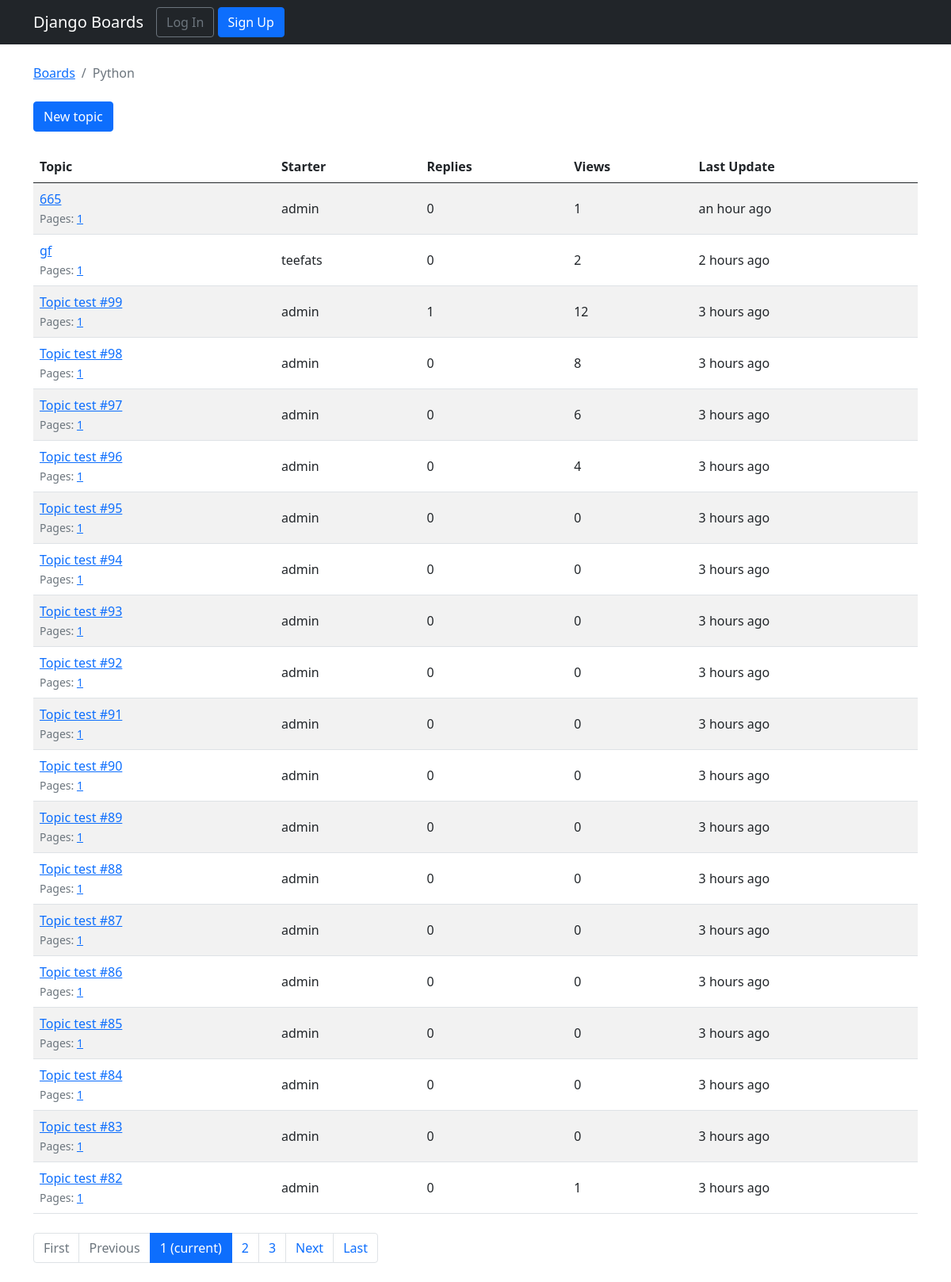
The page /boards/2/ on the database its author committed.
### boards/models.py (models this page shows, shortened)
class Board(models.Model):
    name = models.CharField(max_length=30, unique=True)
    description= models.CharField(max_length=100)

class Topic(models.Model):
    subject= models.CharField(max_length=255)
    last_updated = models.DateTimeField(auto_now_add=True)
    board = models.ForeignKey(Board, related_name= 'topics', on_delete=CASCADE)
    starter = models.ForeignKey(User, related_name='topics', on_delete=CASCADE)
    views = models.PositiveIntegerField(default=0)
    def get_page_count(self):
        count = self.posts.count()
        pages = count / 20
        return math.ceil(pages)
    def has_many_pages(self, count=None):
        if count is None:
            count = self.get_page_count()
        return count > 6
    def get_page_range(self):
        count = self.get_page_count()
        if self.has_many_pages(count):
            return range(1, 5)
        return range(1, count + 1)

### boards/views.py (the view)
# urls.py: url(r'^boards/(?P<pk>\d+)/$', views.TopicListView.as_view(), name='board_topics'),
class TopicListView(ListView):
    model = Topic
    context_object_name = 'topics'
    template_name = 'topics.html'
    paginate_by = 20
    def get_context_data(self, **kwargs):
        kwargs['board'] = self.board
        return super().get_context_data(**kwargs)
    def get_queryset(self):
        self.board = get_object_or_404(Board, pk=self.kwargs.get('pk'))
        queryset = self.board.topics.order_by('-last_updated').annotate(replies=Count('posts') - 1)
        return queryset

### templates/topics.html (shortened to what this page needs)
{% extends 'base.html' %}
{% load humanize %}
{% block breadcrumb %}
  <li class="breadcrumb-item"><a href="{% url 'home' %}">Boards</a></li>
  <li class="breadcrumb-item active">{{ board.name }}</li>
{% endblock %}
{% block content %}
  <div class="mb-4">
    <a href="{% url 'new_topic' board.pk %}" class="btn btn-primary">New topic</a>
  </div>
  <table class="table table-striped mb-4">
    <thead class="thead-inverse">
      <tr>
        <th>Topic</th>
        <th>Starter</th>
        <th>Replies</th>
        <th>Views</th>
        <th>Last Update</th>
      </tr>
    </thead>
    <tbody>
      {% for topic in topics %}
        {% url 'topic_posts' board.pk topic.pk as topic_url %}
        <tr>
          <td>
            <p class="mb-0">
              <a href="{{ topic_url }}">{{ topic.subject }}</a>
            </p>
            <small class="text-muted">
              Pages:
              {% for i in topic.get_page_range %}
                <a href="{{ topic_url }}?page={{ i }}">{{ i }}</a>
              {% endfor %}
            </small>
          </td>
          <td class="align-middle">{{ topic.starter.username }}</td>
          <td class="align-middle">{{ topic.replies }}</td>
          <td class="align-middle">{{ topic.views }}</td>
          <td class="align-middle">{{ topic.last_updated|naturaltime }}</td>
        </tr>
      {% endfor %}
    </tbody>
  </table>
  {% include 'includes/pagination.html' %}
{% endblock %}

### rows shown on the page
Board: name "Python"
Topic: subject "665", get_page_range "1", starter.username "admin", replies "0", views "1", last_updated "an hour ago"
Topic: subject "gf", get_page_range "1", starter.username "teefats", replies "0", views "2", last_updated "2 hours ago"
Topic: subject "Topic test #99", get_page_range "1", starter.username "admin", replies "1", views "12", last_updated "3 hours ago"
Topic: subject "Topic test #98", get_page_range "1", starter.username "admin", replies "0", views "8", last_updated "3 hours ago"
Topic: subject "Topic test #97", get_page_range "1", starter.username "admin", replies "0", views "6", last_updated "3 hours ago"
Topic: subject "Topic test #96", get_page_range "1", starter.username "admin", replies "0", views "4", last_updated "3 hours ago"
Topic: subject "Topic test #95", get_page_range "1", starter.username "admin", replies "0", views "0", last_updated "3 hours ago"
Topic: subject "Topic test #94", get_page_range "1", starter.username "admin", replies "0", views "0", last_updated "3 hours ago"
Topic: subject "Topic test #93", get_page_range "1", starter.username "admin", replies "0", views "0", last_updated "3 hours ago"
Topic: subject "Topic test #92", get_page_range "1", starter.username "admin", replies "0", views "0", last_updated "3 hours ago"
Topic: subject "Topic test #91", get_page_range "1", starter.username "admin", replies "0", views "0", last_updated "3 hours ago"
Topic: subject "Topic test #90", get_page_range "1", starter.username "admin", replies "0", views "0", last_updated "3 hours ago"
Topic: subject "Topic test #89", get_page_range "1", starter.username "admin", replies "0", views "0", last_updated "3 hours ago"
Topic: subject "Topic test #88", get_page_range "1", starter.username "admin", replies "0", views "0", last_updated "3 hours ago"
Topic: subject "Topic test #87", get_page_range "1", starter.username "admin", replies "0", views "0", last_updated "3 hours ago"
Topic: subject "Topic test #86", get_page_range "1", starter.username "admin", replies "0", views "0", last_updated "3 hours ago"
Topic: subject "Topic test #85", get_page_range "1", starter.username "admin", replies "0", views "0", last_updated "3 hours ago"
Topic: subject "Topic test #84", get_page_range "1", starter.username "admin", replies "0", views "0", last_updated "3 hours ago"
Topic: subject "Topic test #83", get_page_range "1", starter.username "admin", replies "0", views "0", last_updated "3 hours ago"
Topic: subject "Topic test #82", get_page_range "1", starter.username "admin", replies "0", views "1", last_updated "3 hours ago"

### other values the page prints
{{ page_num }} "1"
{{ page_num }} "2" "3"
